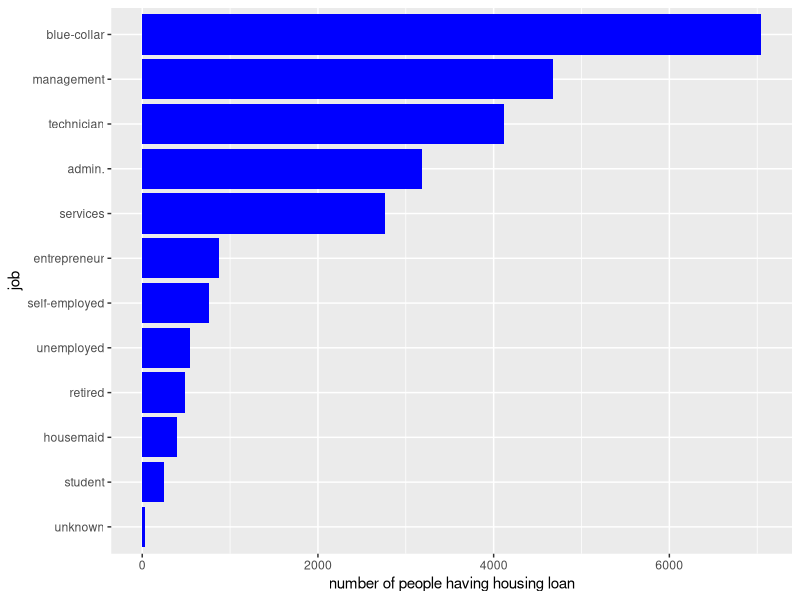
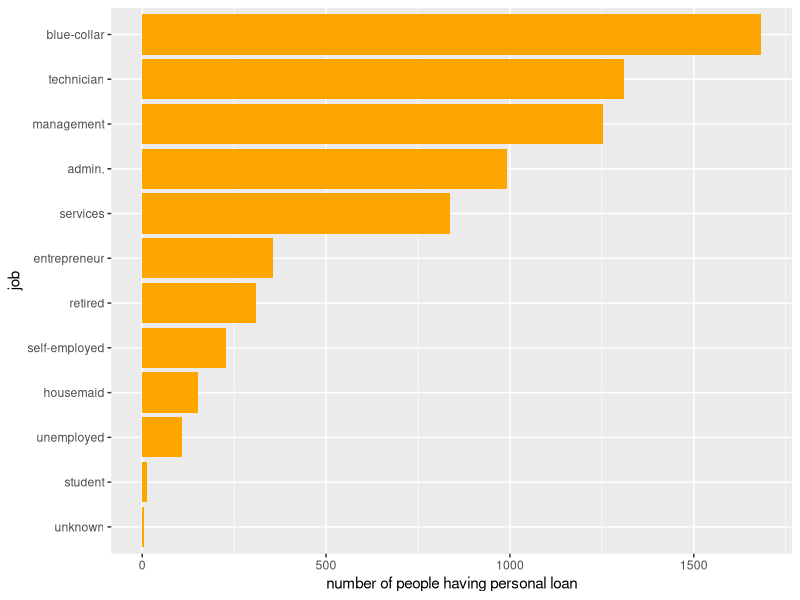
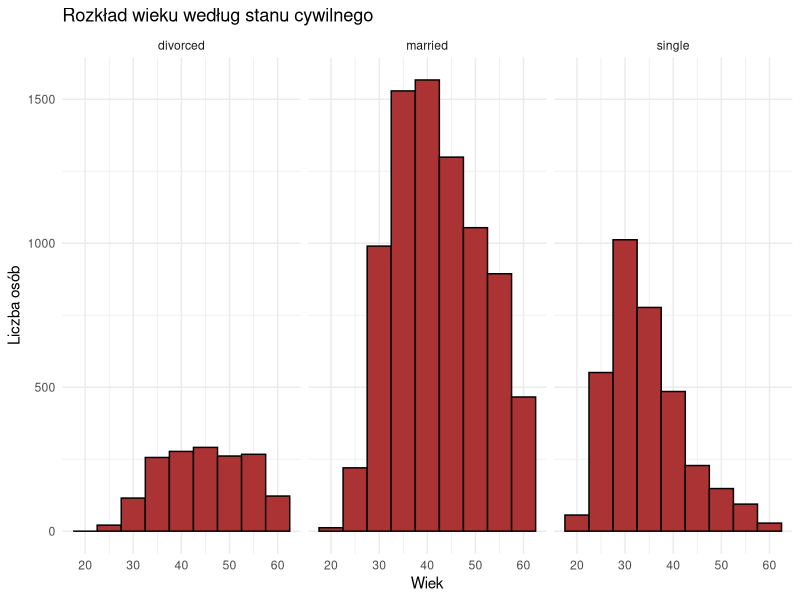
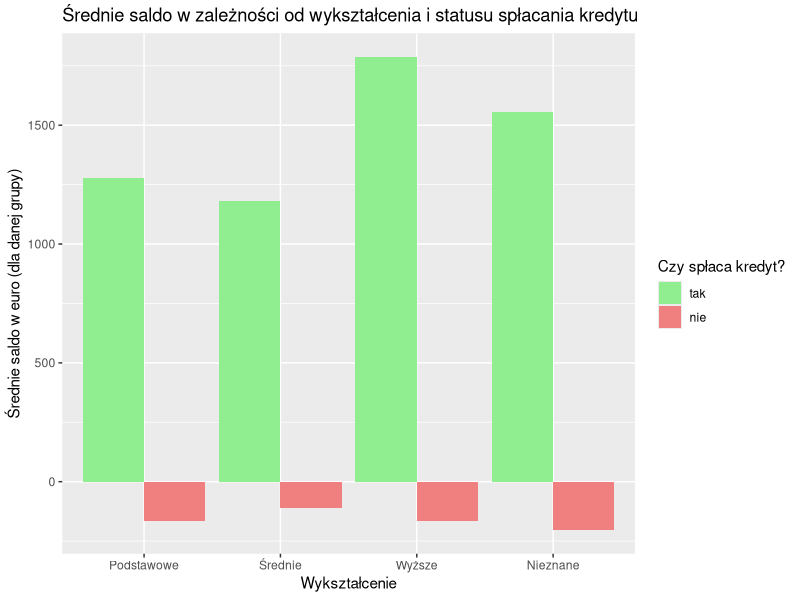
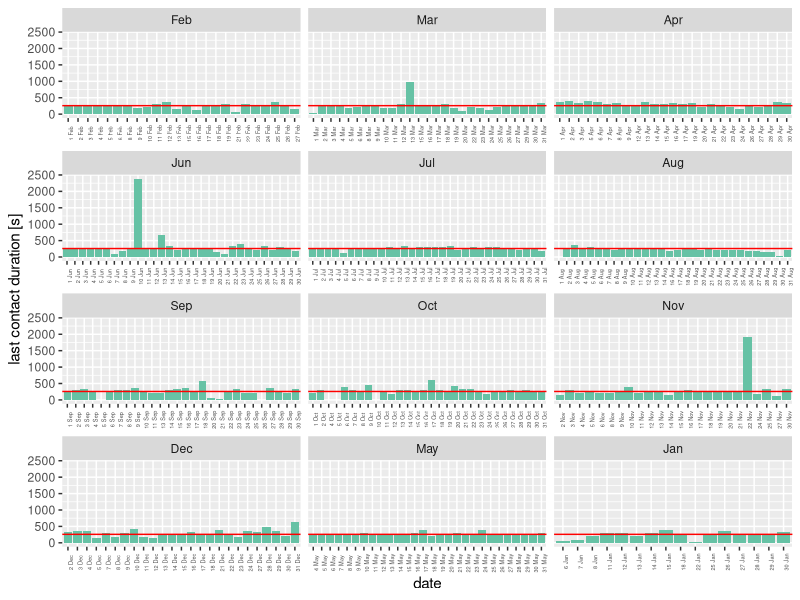
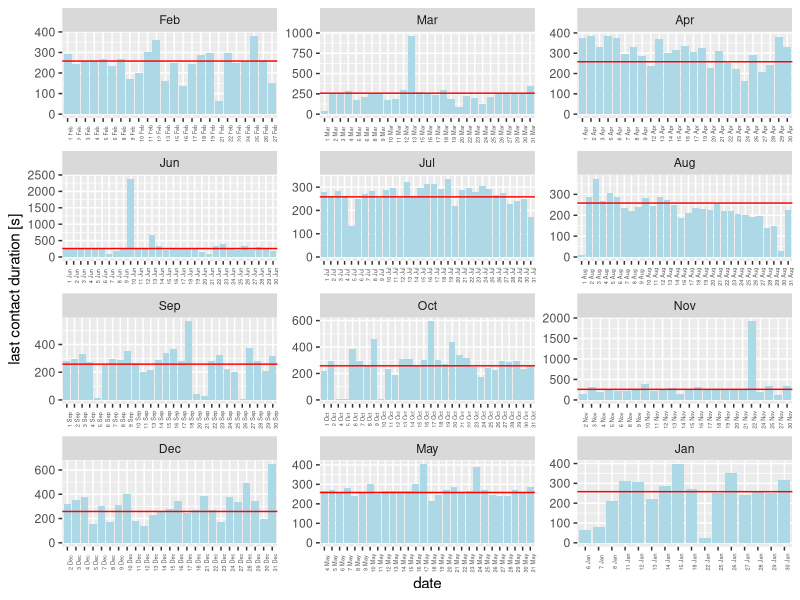
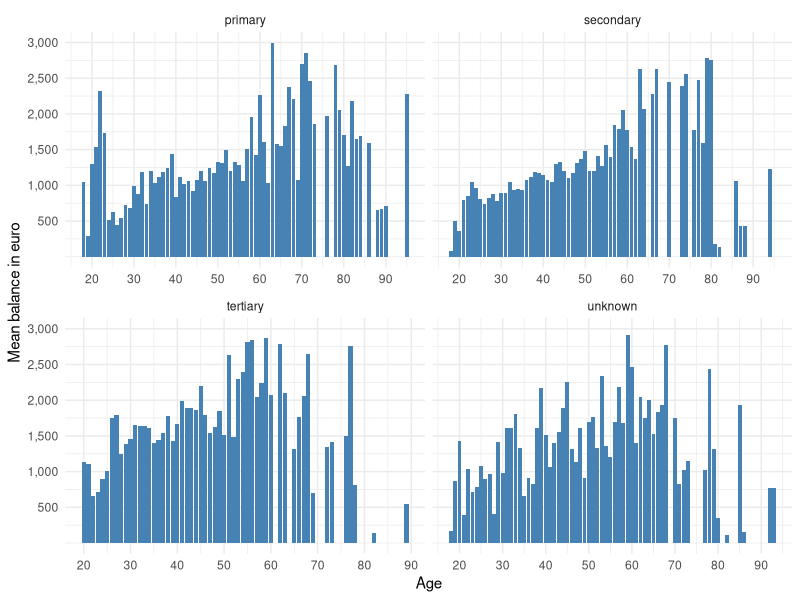
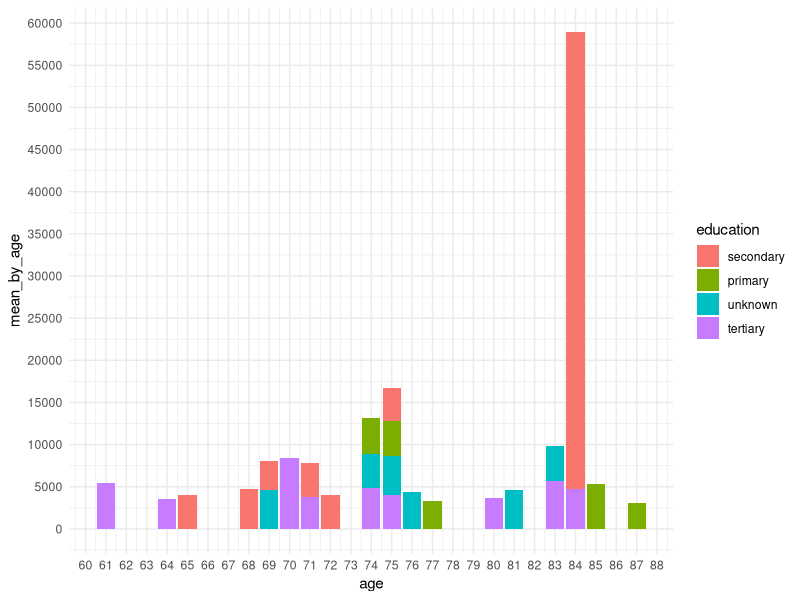

Reproduce these figures in R, in order.
## ---- chunk 1
knitr::opts_chunk$set(echo = TRUE)
library(dplyr)
library(ggplot2)
library(stringr)
library(lubridate)
library(forcats)
library(patchwork)
library(tidyr)

### Wczytanie danych
df <- read.csv("dane.csv")

## ---- chunk 2
# Tu umieść kod do wygenerowania odpowiedzi do zadania.
zad1 <- df %>%
  group_by(job) %>%
  summarise(
    n_housing = sum(housing == "yes"),  
    n_loan = sum(loan == "yes")       
  )

zad1 %>% 
  ggplot(aes(y = forcats::fct_reorder(job, n_housing), x = n_housing))+
  geom_col(fill = "blue")+
  labs(
    y = "job",           
    x = "number of people having housing loan",  
  )

zad1 %>% 
  ggplot(aes(y = forcats::fct_reorder(job, n_loan), x = n_loan))+
  geom_col(fill = "orange")+
  labs(
    y = "job",           
    x = "number of people having personal loan",  
  )
  

## ---- chunk 3
# Tu umieść kod do wygenerowania odpowiedzi do zadania.

df %>% 
  filter(contact == "unknown") %>% 
  ggplot(aes(x = age)) +
  geom_histogram(binwidth = 5, color = "black", fill = "#ab3333") +  
  facet_wrap(~ marital) +  
  labs(
    x = "Wiek", 
    y = "Liczba osób", 
    title = "Rozkład wieku według stanu cywilnego"
  ) +
  theme_minimal()
## ---- chunk 4
# Tu umieść kod do wygenerowania odpowiedzi do zadania.
df %>% 
  group_by(education, default) %>%
  summarise(mean_balance = mean(balance)) %>% 
  ggplot(aes(x = education, y = mean_balance, fill = default)) +
  geom_bar(stat = "identity", position = "dodge") +  
  scale_fill_manual(
    values = c("yes" = "lightcoral", "no" = "lightgreen"),
    labels = c("yes" = "nie", "no" = "tak")
    )+ 
  labs(
    x = "Wykształcenie", 
    y = "Średnie saldo w euro (dla danej grupy)", 
    title = "Średnie saldo w zależności od wykształcenia i statusu spłacania kredytu",
    fill = "Czy spłaca kredyt?"
    )+
  scale_x_discrete(labels = c(
    "primary" = "Podstawowe", 
    "secondary" = "Średnie", 
    "tertiary" = "Wyższe", 
    "unknown" = "Nieznane")
    )
## ---- chunk 5

# Tu umieść kod do wygenerowania odpowiedzi do zadania.
mean_duration_general <- mean(df$duration, na.rm = TRUE)

df %>% 
  group_by(day, month) %>% 
  summarise(mean_duration_daily = mean(duration)) %>%
  mutate(
    month = str_to_title(month),  
    month = fct_reorder(month, match(month, str_to_title(month.abb))),
    date = factor(paste(day, month), levels = paste(rep(1:31, each = 12), rep(str_to_title(month.abb), times = 31))) 
  ) %>%
  arrange(month, day) %>% 
  ggplot(aes(x = date, y = mean_duration_daily))+
  geom_col(fill = "#66c2a5")+
  geom_hline(yintercept = mean_duration_general, linetype = "solid", color = "red")+
  facet_wrap(~month, scales = "free_x", ncol = 3) +
  theme(axis.text.x = element_text(angle = 90, size = 4))+
  labs(
    y = "last contact duration [s]"
  )


df %>% 
  group_by(day, month) %>% 
  summarise(mean_duration_daily = mean(duration)) %>%
  mutate(
    month = str_to_title(month),  
    month = fct_reorder(month, match(month, str_to_title(month.abb))),
    date = factor(paste(day, month), levels = paste(rep(1:31, each = 12), rep(str_to_title(month.abb), times = 31))) 
  ) %>%
  arrange(month, day) %>% 
  ggplot(aes(x = date, y = mean_duration_daily))+
  geom_col(fill = "lightblue")+
  geom_hline(yintercept = mean_duration_general, linetype = "solid", color = "red")+
  facet_wrap(~month, scales = "free", ncol = 3) +
  theme(axis.text.x = element_text(angle = 90, size = 4))+
  labs(
    y = "last contact duration [s]"
  )

  
## ---- chunk 6

# Tu umieść kod do wygenerowania odpowiedzi do zadania.
df %>% 
  group_by(age, education) %>% 
  summarise(mean_by_age = mean(balance, na.rm = TRUE), .groups = "drop") %>% 
  ggplot(aes(x = age, y = mean_by_age)) +
  geom_col(fill = "steelblue") +
  facet_wrap(~education, scales = "free_x") +
  scale_x_continuous(breaks = seq(20, max(df$age, na.rm = TRUE), by = 10)) + 
  scale_y_continuous(labels = scales::comma, limits = c(0, 3000), breaks = seq(500, 3000, 500)) + 
  labs(
    y = "Mean balance in euro",
    x = "Age"
  ) +
  theme_minimal()

df %>% 
  group_by(age, education) %>% 
  summarise(mean_by_age = mean(balance, na.rm = TRUE), .groups = "drop") %>%
  filter(mean_by_age > 3000) %>% 
  mutate(education = fct_reorder(education, mean_by_age)) %>%
  ggplot(aes(x = age, y = mean_by_age, fill = education))+
  geom_col(position = "stack")+
  scale_x_continuous(breaks = seq(min(df$age), max(df$age), by = 1)) +
  scale_y_continuous(breaks = seq(0, 60000, 5000))+
  theme_minimal()

## ---- chunk 7

# Tu umieść kod do wygenerowania odpowiedzi do zadania.


plot1 <- df %>%
  filter(job == "unknown" | job == "unemployed") %>%
  group_by(job) %>%
  summarise(
    total = n(),
    not_paying_credit = sum(default == "yes"), 
    percentage_not_paying = (not_paying_credit / total) * 100
  ) %>% 
  ggplot(aes(x = job, y = percentage_not_paying))+
  geom_col()

plot2 <- df %>% 
  filter(default == "yes") %>% 
  filter(job == "unemployed" | job == "unknown") %>% 
  group_by(job) %>%
  summarise(
    n_housing = sum(housing == "yes"),  
    n_loan = sum(loan == "yes")
  ) %>% 
  pivot_longer(cols = c(n_loan, n_housing), names_to = "category", values_to = "count") %>% 
  ggplot(aes(x = job, y = count, fill = category)) +
  geom_col(position = "dodge")


plot1 + plot2
  
